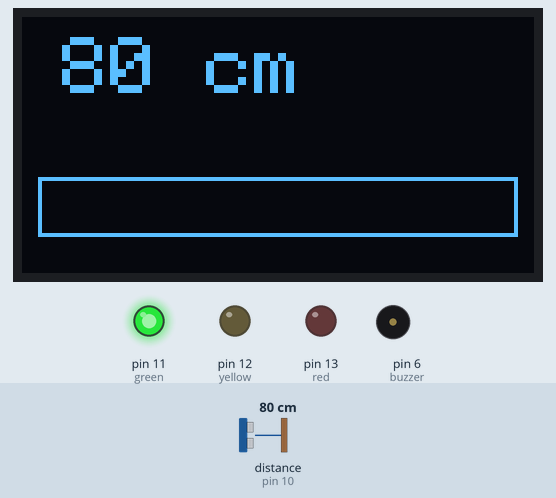
Simulated run of this sketch. Board: Arduino Uno, built with avr-gcc and run on an emulated ATmega328P. Shown: 128×64 one-colour display, output pins drawn as LEDs (lit = HIGH), buzzer (waves = sounding). Wiring (inferred from the names in the program): ultrasonic range finder: trigger pin 9; echo pin 10. The test bench sets the inputs (shaded band); at power-on: distance to the obstacle (sensor on pin 10) 80 cm. The echo pulse lasts 58.3 µs per cm; pins used as bus, display or sensor lines are not drawn; what the sketch prints to the serial monitor is not drawn.

Above: at 1.2 s.
1.3 s: distance to the obstacle (sensor on pin 10) set to 18 cm
At 1.57 s:
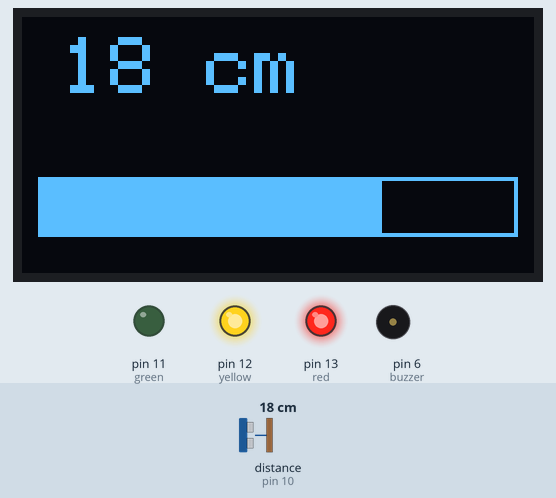
3.2 s: distance to the obstacle (sensor on pin 10) set to 2 cm
At 4.4 s:
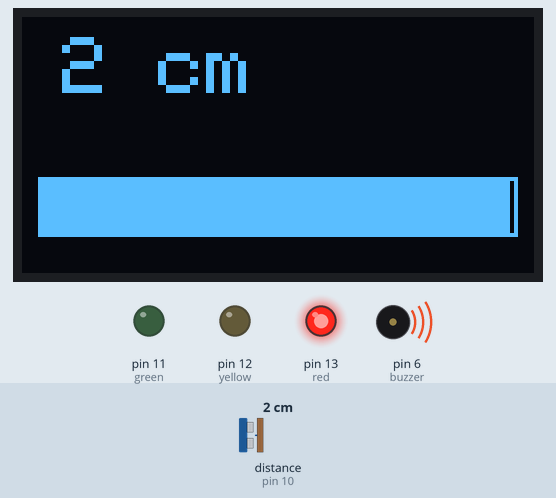
4.7 s: distance to the obstacle (sensor on pin 10) set to 35 cm
At 5.4 s:
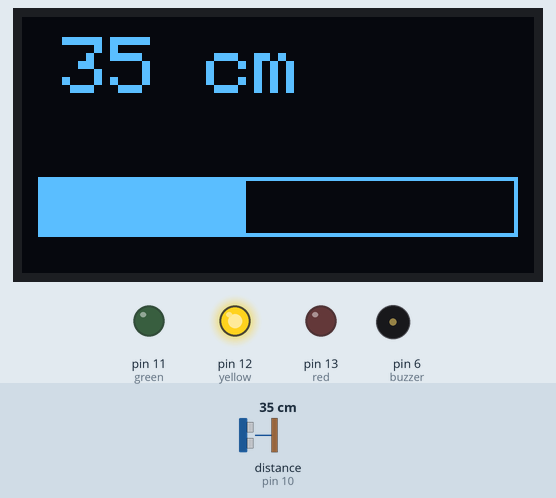
Timing chart, 0 to 13.1 s (numbered marks = the images above; inputs shaded):
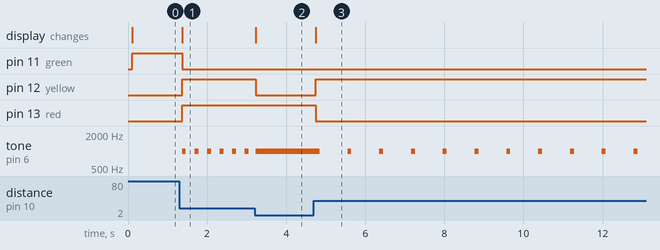

Measured:
- after the input at 1.3 s, pin 11 (green): HIGH → LOW after 0.07 s; pin 12 (yellow), pin 13 (red): LOW → HIGH after 0.07 s; tone on pin 6 (buzzer): alternates 1000 Hz for 0.10 s and silent for 0.22 s, starting after 0.07 s; the display: changes after 0.07 s (image 1)
- after the input at 3.2 s, pin 12 (yellow): HIGH → LOW at once; the display: changes at once (image 2)
- after the input at 4.7 s, pin 12 (yellow): LOW → HIGH after 0.05 s; pin 13 (red): HIGH → LOW after 0.05 s; tone on pin 6 (buzzer): alternates 1000 Hz for 0.10 s and silent for 0.70 s, starting after 0.15 s; the display: changes after 0.05 s (image 3)

The sketch:

code.ino
```cpp
#include <Wire.h>
#include <Adafruit_GFX.h>
#include <Adafruit_SSD1306.h>

const int trig = 9;
const int echo = 10;
const int green = 11;
const int yellow = 12;
const int red = 13;
const int buzzer = 6;

#define W 128
#define H 64
#define RST -1
Adafruit_SSD1306 oled(W, H, &Wire, RST);

unsigned long lastbeep = 0;
unsigned long lastPrint = 0;


void setup()
{
  Serial.begin(9600);
  pinMode(trig, OUTPUT);
  pinMode(echo, INPUT);
  pinMode(red, OUTPUT);
  pinMode(green, OUTPUT);
  pinMode(yellow, OUTPUT);
  pinMode(buzzer, OUTPUT);

  oled.begin(SSD1306_SWITCHCAPVCC, 0x3C);
  oled.clearDisplay();
  oled.display();
}
void loop()
{
  float sum = 0;
  for (int i = 0; i < 5; i++)
  {
    digitalWrite(trig, LOW);
    delayMicroseconds(2);
    digitalWrite(trig, HIGH);
    delayMicroseconds(10);
    digitalWrite(trig, LOW);
    long duration = pulseIn(echo, HIGH);
    float distance = duration * 0.0343 / 2;
    sum = sum + distance;
  }
  float average = sum/5;

  oled.clearDisplay();
  oled.setTextColor(SSD1306_WHITE);
  oled.setTextSize(2);
  oled.setCursor(10, 5);
  oled.print(average, 0);
  oled.print(" cm");
  int bar = map((int)average, 60, 0, 0, 120);
  bar = constrain(bar, 0, 120);
  oled.drawRect(4, 40, 120, 15, SSD1306_WHITE);
  oled.fillRect(4, 40, bar, 15, SSD1306_WHITE);
  oled.display();


  if (average > 60 )
  {
    digitalWrite(green, HIGH);
    digitalWrite(red, LOW);
    digitalWrite(yellow, LOW);
    noTone(buzzer);
    Serial.println("SAFE");
  }
  else if(average >= 30 )
  {
    digitalWrite(green, LOW);
    digitalWrite(red, LOW);
    digitalWrite(yellow, HIGH);
    if (millis() - lastbeep >=800)
    {
      lastbeep = millis();
      tone(buzzer,1000,100);
    }
    Serial.println("CAUTION");
  }
  else if(average >=15 )
  {
    digitalWrite(green, LOW);
    digitalWrite(red, HIGH);
    digitalWrite(yellow, HIGH);
    if (millis() - lastbeep >=300)
    {
      lastbeep = millis();
      tone(buzzer,1000,100);
    }
    Serial.println("CLOSE");
  }
  else
  {
    digitalWrite(green, LOW);
    digitalWrite(red, HIGH);
    digitalWrite(yellow, LOW);
    tone(buzzer,1000);
    Serial.println("DANGER");
  }
  if (millis() - lastPrint >= 500)
  {
    lastPrint = millis();

    Serial.print("Distance: ");
    Serial.print(average);
    Serial.println(" cm");
  }
}
```
